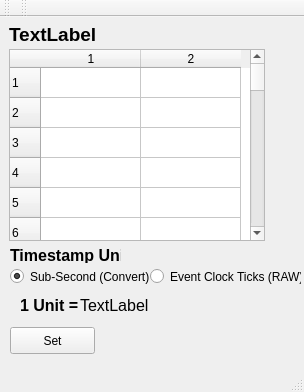
<?xml version="1.0" encoding="UTF-8"?>
<ui version="4.0">
 <class>EvgSoftSeq</class>
 <widget class="QMainWindow" name="EvgSoftSeq">
  <property name="geometry">
   <rect>
    <x>0</x>
    <y>0</y>
    <width>304</width>
    <height>392</height>
   </rect>
  </property>
  <property name="windowTitle">
   <string>EvgSoftSeq</string>
  </property>
  <widget class="QWidget" name="centralWidget">
   <widget class="QLabel" name="heading_label">
    <property name="geometry">
     <rect>
      <x>9</x>
      <y>9</y>
      <width>181</width>
      <height>17</height>
     </rect>
    </property>
    <property name="font">
     <font>
      <pointsize>14</pointsize>
      <weight>75</weight>
      <bold>true</bold>
     </font>
    </property>
    <property name="text">
     <string>TextLabel</string>
    </property>
   </widget>
   <widget class="QTableWidget" name="tableWidget">
    <property name="geometry">
     <rect>
      <x>9</x>
      <y>32</y>
      <width>256</width>
      <height>192</height>
     </rect>
    </property>
    <property name="rowCount">
     <number>2047</number>
    </property>
    <property name="columnCount">
     <number>2</number>
    </property>
    <row/>
    <row/>
    <row/>
    <row/>
    <row/>
    <row/>
    <row/>
    <row/>
    <row/>
    <row/>
    <row/>
    <row/>
    <row/>
    <row/>
    <row/>
    <row/>
    <row/>
    <row/>
    <row/>
    <row/>
    <row/>
    <row/>
    <row/>
    <row/>
    <row/>
    <row/>
    <row/>
    <row/>
    <row/>
    <row/>
    <row/>
    <row/>
    <row/>
    <row/>
    <row/>
    <row/>
    <row/>
    <row/>
    <row/>
    <row/>
    <row/>
    <row/>
    <row/>
    <row/>
    <row/>
    <row/>
    <row/>
    <row/>
    <row/>
    <row/>
    <row/>
    <row/>
    <row/>
    <row/>
    <row/>
    <row/>
    <row/>
    <row/>
    <row/>
    <row/>
    <row/>
    <row/>
    <row/>
    <row/>
    <row/>
    <row/>
    <row/>
    <row/>
    <row/>
    <row/>
    <row/>
    <row/>
    <row/>
    <row/>
    <row/>
    <row/>
    <row/>
    <row/>
    <row/>
    <row/>
    <row/>
    <row/>
    <row/>
    <row/>
    <row/>
    <row/>
    <row/>
    <row/>
    <row/>
    <row/>
    <row/>
    <row/>
    <row/>
    <row/>
    <row/>
    <row/>
    <row/>
    <row/>
    <row/>
    <row/>
    <row/>
    <row/>
    <row/>
    <row/>
    <row/>
    <row/>
    <row/>
    <row/>
    <row/>
    <row/>
    <row/>
    <row/>
    <row/>
    <row/>
    <row/>
    <row/>
    <row/>
    <row/>
    <row/>
    <row/>
    <row/>
    <row/>
    <row/>
    <row/>
    <row/>
    <row/>
    <row/>
    <row/>
    <row/>
    <row/>
    <row/>
    <row/>
    <row/>
    <row/>
    <row/>
    <row/>
    <row/>
    <row/>
    <row/>
    <row/>
    <row/>
    <row/>
    <row/>
    <row/>
    <row/>
    <row/>
    <row/>
    <row/>
    <row/>
    <row/>
    <row/>
    <row/>
    <row/>
    <row/>
    <row/>
    <row/>
    <row/>
    <row/>
    <row/>
    <row/>
    <row/>
    <row/>
    <row/>
    <row/>
    <row/>
    <row/>
    <row/>
    <row/>
    <row/>
    <row/>
    <row/>
    <row/>
    <row/>
    <row/>
    <row/>
    <row/>
    <row/>
    <row/>
    <row/>
    <row/>
    <row/>
    <row/>
    <row/>
    <row/>
    <row/>
    <row/>
    <row/>
    <row/>
    <row/>
    <row/>
    <row/>
    <row/>
    <row/>
    <row/>
    <row/>
    <row/>
    <row/>
    <row/>
    <row/>
    <row/>
    <row/>
    <row/>
    <row/>
    <row/>
    <row/>
    <row/>
    <row/>
    <row/>
    <row/>
    <row/>
    <row/>
    <row/>
    <row/>
    <row/>
    <row/>
    <row/>
    <row/>
    <row/>
    <row/>
    <row/>
    <row/>
    <row/>
    <row/>
    <row/>
    <row/>
    <row/>
    <row/>
    <row/>
    <row/>
    <row/>
    <row/>
    <row/>
    <row/>
    <row/>
    <row/>
    <row/>
    <row/>
    <row/>
    <row/>
    <row/>
    <row/>
    <row/>
    <row/>
    <row/>
    <row/>
    <row/>
    <row/>
    <row/>
    <row/>
    <row/>
    <row/>
    <row/>
    <row/>
    <row/>
    <row/>
    <row/>
    <row/>
    <row/>
    <row/>
    <row/>
    <row/>
    <row/>
    <row/>
    <row/>
    <row/>
    <row/>
    <row/>
    <row/>
    <row/>
    <row/>
    <row/>
    <row/>
    <row/>
    <row/>
    <row/>
    <row/>
    <row/>
    <row/>
    <row/>
    <row/>
    <row/>
    <row/>
    <row/>
    <row/>
    <row/>
    <row/>
    <row/>
    <row/>
    <row/>
    <row/>
    <row/>
    <row/>
    <row/>
    <row/>
    <row/>
    <row/>
    <row/>
    <row/>
    <row/>
    <row/>
    <row/>
    <row/>
    <row/>
    <row/>
    <row/>
    <row/>
    <row/>
    <row/>
    <row/>
    <row/>
    <row/>
    <row/>
    <row/>
    <row/>
    <row/>
    <row/>
    <row/>
    <row/>
    <row/>
    <row/>
    <row/>
    <row/>
    <row/>
    <row/>
    <row/>
    <row/>
    <row/>
    <row/>
    <row/>
    <row/>
    <row/>
    <row/>
    <row/>
    <row/>
    <row/>
    <row/>
    <row/>
    <row/>
    <row/>
    <row/>
    <row/>
    <row/>
    <row/>
    <row/>
    <row/>
    <row/>
    <row/>
    <row/>
    <row/>
    <row/>
    <row/>
    <row/>
    <row/>
    <row/>
    <row/>
    <row/>
    <row/>
    <row/>
    <row/>
    <row/>
    <row/>
    <row/>
    <row/>
    <row/>
    <row/>
    <row/>
    <row/>
    <row/>
    <row/>
    <row/>
    <row/>
    <row/>
    <row/>
    <row/>
    <row/>
    <row/>
    <row/>
    <row/>
    <row/>
    <row/>
    <row/>
    <row/>
    <row/>
    <row/>
    <row/>
    <row/>
    <row/>
    <row/>
    <row/>
    <row/>
    <row/>
    <row/>
    <row/>
    <row/>
    <row/>
    <row/>
    <row/>
    <row/>
    <row/>
    <row/>
    <row/>
    <row/>
    <row/>
    <row/>
    <row/>
    <row/>
    <row/>
    <row/>
    <row/>
    <row/>
    <row/>
    <row/>
    <row/>
    <row/>
    <row/>
    <row/>
    <row/>
    <row/>
    <row/>
    <row/>
    <row/>
    <row/>
    <row/>
    <row/>
    <row/>
    <row/>
    <row/>
    <row/>
    <row/>
    <row/>
    <row/>
    <row/>
    <row/>
    <row/>
    <row/>
    <row/>
    <row/>
    <row/>
    <row/>
    <row/>
    <row/>
    <row/>
    <row/>
    <row/>
    <row/>
    <row/>
    <row/>
    <row/>
    <row/>
    <row/>
    <row/>
    <row/>
    <row/>
    <row/>
    <row/>
    <row/>
    <row/>
    <row/>
    <row/>
    <row/>
    <row/>
    <row/>
    <row/>
    <row/>
    <row/>
    <row/>
    <row/>
    <row/>
    <row/>
    <row/>
    <row/>
    <row/>
    <row/>
    <row/>
    <row/>
    <row/>
    <row/>
    <row/>
    <row/>
    <row/>
    <row/>
    <row/>
    <row/>
    <row/>
    <row/>
    <row/>
    <row/>
    <row/>
    <row/>
    <row/>
    <row/>
    <row/>
    <row/>
    <row/>
    <row/>
    <row/>
    <row/>
    <row/>
    <row/>
    <row/>
    <row/>
    <row/>
    <row/>
    <row/>
    <row/>
    <row/>
    <row/>
    <row/>
    <row/>
    <row/>
    <row/>
    <row/>
    <row/>
    <row/>
    <row/>
    <row/>
    <row/>
    <row/>
    <row/>
    <row/>
    <row/>
    <row/>
    <row/>
    <row/>
    <row/>
    <row/>
    <row/>
    <row/>
    <row/>
    <row/>
    <row/>
    <row/>
    <row/>
    <row/>
    <row/>
    <row/>
    <row/>
    <row/>
    <row/>
    <row/>
    <row/>
    <row/>
    <row/>
    <row/>
    <row/>
    <row/>
    <row/>
    <row/>
    <row/>
    <row/>
    <row/>
    <row/>
    <row/>
    <row/>
    <row/>
    <row/>
    <row/>
    <row/>
    <row/>
    <row/>
    <row/>
    <row/>
    <row/>
    <row/>
    <row/>
    <row/>
    <row/>
    <row/>
    <row/>
    <row/>
    <row/>
    <row/>
    <row/>
    <row/>
    <row/>
    <row/>
    <row/>
    <row/>
    <row/>
    <row/>
    <row/>
    <row/>
    <row/>
    <row/>
    <row/>
    <row/>
    <row/>
    <row/>
    <row/>
    <row/>
    <row/>
    <row/>
    <row/>
    <row/>
    <row/>
    <row/>
    <row/>
    <row/>
    <row/>
    <row/>
    <row/>
    <row/>
    <row/>
    <row/>
    <row/>
    <row/>
    <row/>
    <row/>
    <row/>
    <row/>
    <row/>
    <row/>
    <row/>
    <row/>
    <row/>
    <row/>
    <row/>
    <row/>
    <row/>
    <row/>
    <row/>
    <row/>
    <row/>
    <row/>
    <row/>
    <row/>
    <row/>
    <row/>
    <row/>
    <row/>
    <row/>
    <row/>
    <row/>
    <row/>
    <row/>
    <row/>
    <row/>
    <row/>
    <row/>
    <row/>
    <row/>
    <row/>
    <row/>
    <row/>
    <row/>
    <row/>
    <row/>
    <row/>
    <row/>
    <row/>
    <row/>
    <row/>
    <row/>
    <row/>
    <row/>
    <row/>
    <row/>
    <row/>
    <row/>
    <row/>
    <row/>
    <row/>
    <row/>
    <row/>
    <row/>
    <row/>
    <row/>
    <row/>
    <row/>
    <row/>
    <row/>
    <row/>
    <row/>
    <row/>
    <row/>
    <row/>
    <row/>
    <row/>
    <row/>
    <row/>
    <row/>
    <row/>
    <row/>
    <row/>
    <row/>
    <row/>
    <row/>
    <row/>
    <row/>
    <row/>
    <row/>
    <row/>
    <row/>
    <row/>
    <row/>
    <row/>
    <row/>
    <row/>
    <row/>
    <row/>
    <row/>
    <row/>
    <row/>
    <row/>
    <row/>
    <row/>
    <row/>
    <row/>
    <row/>
    <row/>
    <row/>
    <row/>
    <row/>
    <row/>
    <row/>
    <row/>
    <row/>
    <row/>
    <row/>
    <row/>
    <row/>
    <row/>
    <row/>
    <row/>
    <row/>
    <row/>
    <row/>
    <row/>
    <row/>
    <row/>
    <row/>
    <row/>
    <row/>
    <row/>
    <row/>
    <row/>
    <row/>
    <row/>
    <row/>
    <row/>
    <row/>
    <row/>
    <row/>
    <row/>
    <row/>
    <row/>
    <row/>
    <row/>
    <row/>
    <row/>
    <row/>
    <row/>
    <row/>
    <row/>
    <row/>
    <row/>
    <row/>
    <row/>
    <row/>
    <row/>
    <row/>
    <row/>
    <row/>
    <row/>
    <row/>
    <row/>
    <row/>
    <row/>
    <row/>
    <row/>
    <row/>
    <row/>
    <row/>
    <row/>
    <row/>
    <row/>
    <row/>
    <row/>
    <row/>
    <row/>
    <row/>
    <row/>
    <row/>
    <row/>
    <row/>
    <row/>
    <row/>
    <row/>
    <row/>
    <row/>
    <row/>
    <row/>
    <row/>
    <row/>
    <row/>
    <row/>
    <row/>
    <row/>
    <row/>
    <row/>
    <row/>
    <row/>
    <row/>
    <row/>
    <row/>
    <row/>
    <row/>
    <row/>
    <row/>
    <row/>
    <row/>
    <row/>
    <row/>
    <row/>
    <row/>
    <row/>
    <row/>
    <row/>
    <row/>
    <row/>
    <row/>
    <row/>
    <row/>
    <row/>
    <row/>
    <row/>
    <row/>
    <row/>
    <row/>
    <row/>
    <row/>
    <row/>
    <row/>
    <row/>
    <row/>
    <row/>
    <row/>
    <row/>
    <row/>
    <row/>
    <row/>
    <row/>
    <row/>
    <row/>
    <row/>
    <row/>
    <row/>
    <row/>
    <row/>
    <row/>
    <row/>
    <row/>
    <row/>
    <row/>
    <row/>
    <row/>
    <row/>
    <row/>
    <row/>
    <row/>
    <row/>
    <row/>
    <row/>
    <row/>
    <row/>
    <row/>
    <row/>
    <row/>
    <row/>
    <row/>
    <row/>
    <row/>
    <row/>
    <row/>
    <row/>
    <row/>
    <row/>
    <row/>
    <row/>
    <row/>
    <row/>
    <row/>
    <row/>
    <row/>
    <row/>
    <row/>
    <row/>
    <row/>
    <row/>
    <row/>
    <row/>
    <row/>
    <row/>
    <row/>
    <row/>
    <row/>
    <row/>
    <row/>
    <row/>
    <row/>
    <row/>
    <row/>
    <row/>
    <row/>
    <row/>
    <row/>
    <row/>
    <row/>
    <row/>
    <row/>
    <row/>
    <row/>
    <row/>
    <row/>
    <row/>
    <row/>
    <row/>
    <row/>
    <row/>
    <row/>
    <row/>
    <row/>
    <row/>
    <row/>
    <row/>
    <row/>
    <row/>
    <row/>
    <row/>
    <row/>
    <row/>
    <row/>
    <row/>
    <row/>
    <row/>
    <row/>
    <row/>
    <row/>
    <row/>
    <row/>
    <row/>
    <row/>
    <row/>
    <row/>
    <row/>
    <row/>
    <row/>
    <row/>
    <row/>
    <row/>
    <row/>
    <row/>
    <row/>
    <row/>
    <row/>
    <row/>
    <row/>
    <row/>
    <row/>
    <row/>
    <row/>
    <row/>
    <row/>
    <row/>
    <row/>
    <row/>
    <row/>
    <row/>
    <row/>
    <row/>
    <row/>
    <row/>
    <row/>
    <row/>
    <row/>
    <row/>
    <row/>
    <row/>
    <row/>
    <row/>
    <row/>
    <row/>
    <row/>
    <row/>
    <row/>
    <row/>
    <row/>
    <row/>
    <row/>
    <row/>
    <row/>
    <row/>
    <row/>
    <row/>
    <row/>
    <row/>
    <row/>
    <row/>
    <row/>
    <row/>
    <row/>
    <row/>
    <row/>
    <row/>
    <row/>
    <row/>
    <row/>
    <row/>
    <row/>
    <row/>
    <row/>
    <row/>
    <row/>
    <row/>
    <row/>
    <row/>
    <row/>
    <row/>
    <row/>
    <row/>
    <row/>
    <row/>
    <row/>
    <row/>
    <row/>
    <row/>
    <row/>
    <row/>
    <row/>
    <row/>
    <row/>
    <row/>
    <row/>
    <row/>
    <row/>
    <row/>
    <row/>
    <row/>
    <row/>
    <row/>
    <row/>
    <row/>
    <row/>
    <row/>
    <row/>
    <row/>
    <row/>
    <row/>
    <row/>
    <row/>
    <row/>
    <row/>
    <row/>
    <row/>
    <row/>
    <row/>
    <row/>
    <row/>
    <row/>
    <row/>
    <row/>
    <row/>
    <row/>
    <row/>
    <row/>
    <row/>
    <row/>
    <row/>
    <row/>
    <row/>
    <row/>
    <row/>
    <row/>
    <row/>
    <row/>
    <row/>
    <row/>
    <row/>
    <row/>
    <row/>
    <row/>
    <row/>
    <row/>
    <row/>
    <row/>
    <row/>
    <row/>
    <row/>
    <row/>
    <row/>
    <row/>
    <row/>
    <row/>
    <row/>
    <row/>
    <row/>
    <row/>
    <row/>
    <row/>
    <row/>
    <row/>
    <row/>
    <row/>
    <row/>
    <row/>
    <row/>
    <row/>
    <row/>
    <row/>
    <row/>
    <row/>
    <row/>
    <row/>
    <row/>
    <row/>
    <row/>
    <row/>
    <row/>
    <row/>
    <row/>
    <row/>
    <row/>
    <row/>
    <row/>
    <row/>
    <row/>
    <row/>
    <row/>
    <row/>
    <row/>
    <row/>
    <row/>
    <row/>
    <row/>
    <row/>
    <row/>
    <row/>
    <row/>
    <row/>
    <row/>
    <row/>
    <row/>
    <row/>
    <row/>
    <row/>
    <row/>
    <row/>
    <row/>
    <row/>
    <row/>
    <row/>
    <row/>
    <row/>
    <row/>
    <row/>
    <row/>
    <row/>
    <row/>
    <row/>
    <row/>
    <row/>
    <row/>
    <row/>
    <row/>
    <row/>
    <row/>
    <row/>
    <row/>
    <row/>
    <row/>
    <row/>
    <row/>
    <row/>
    <row/>
    <row/>
    <row/>
    <row/>
    <row/>
    <row/>
    <row/>
    <row/>
    <row/>
    <row/>
    <row/>
    <row/>
    <row/>
    <row/>
    <row/>
    <row/>
    <row/>
    <row/>
    <row/>
    <row/>
    <row/>
    <row/>
    <row/>
    <row/>
    <row/>
    <row/>
    <row/>
    <row/>
    <row/>
    <row/>
    <row/>
    <row/>
    <row/>
    <row/>
    <row/>
    <row/>
    <row/>
    <row/>
    <row/>
    <row/>
    <row/>
    <row/>
    <row/>
    <row/>
    <row/>
    <row/>
    <row/>
    <row/>
    <row/>
    <row/>
    <row/>
    <row/>
    <row/>
    <row/>
    <row/>
    <row/>
    <row/>
    <row/>
    <row/>
    <row/>
    <row/>
    <row/>
    <row/>
    <row/>
    <row/>
    <row/>
    <row/>
    <row/>
    <row/>
    <row/>
    <row/>
    <row/>
    <row/>
    <row/>
    <row/>
    <row/>
    <row/>
    <row/>
    <row/>
    <row/>
    <row/>
    <row/>
    <row/>
    <row/>
    <row/>
    <row/>
    <row/>
    <row/>
    <row/>
    <row/>
    <row/>
    <row/>
    <row/>
    <row/>
    <row/>
    <row/>
    <row/>
    <row/>
    <row/>
    <row/>
    <row/>
    <row/>
    <row/>
    <row/>
    <row/>
    <row/>
    <row/>
    <row/>
    <row/>
    <row/>
    <row/>
    <row/>
    <row/>
    <row/>
    <row/>
    <row/>
    <row/>
    <row/>
    <row/>
    <row/>
    <row/>
    <row/>
    <row/>
    <row/>
    <row/>
    <row/>
    <row/>
    <row/>
    <row/>
    <row/>
    <row/>
    <row/>
    <row/>
    <row/>
    <row/>
    <row/>
    <row/>
    <row/>
    <row/>
    <row/>
    <row/>
    <row/>
    <row/>
    <row/>
    <row/>
    <row/>
    <row/>
    <row/>
    <row/>
    <row/>
    <row/>
    <row/>
    <row/>
    <row/>
    <row/>
    <row/>
    <row/>
    <row/>
    <row/>
    <row/>
    <row/>
    <row/>
    <row/>
    <row/>
    <row/>
    <row/>
    <row/>
    <row/>
    <row/>
    <row/>
    <row/>
    <row/>
    <row/>
    <row/>
    <row/>
    <row/>
    <row/>
    <row/>
    <row/>
    <row/>
    <row/>
    <row/>
    <row/>
    <row/>
    <row/>
    <row/>
    <row/>
    <row/>
    <row/>
    <row/>
    <row/>
    <row/>
    <row/>
    <row/>
    <row/>
    <row/>
    <row/>
    <row/>
    <row/>
    <row/>
    <row/>
    <row/>
    <row/>
    <row/>
    <row/>
    <row/>
    <row/>
    <row/>
    <row/>
    <row/>
    <row/>
    <row/>
    <row/>
    <row/>
    <row/>
    <row/>
    <row/>
    <row/>
    <row/>
    <row/>
    <row/>
    <row/>
    <row/>
    <row/>
    <row/>
    <row/>
    <row/>
    <row/>
    <row/>
    <row/>
    <row/>
    <row/>
    <row/>
    <row/>
    <row/>
    <row/>
    <row/>
    <row/>
    <row/>
    <row/>
    <row/>
    <row/>
    <row/>
    <row/>
    <row/>
    <row/>
    <row/>
    <row/>
    <row/>
    <row/>
    <row/>
    <row/>
    <row/>
    <row/>
    <row/>
    <row/>
    <row/>
    <row/>
    <row/>
    <row/>
    <row/>
    <row/>
    <row/>
    <row/>
    <row/>
    <row/>
    <row/>
    <row/>
    <row/>
    <row/>
    <row/>
    <row/>
    <row/>
    <row/>
    <row/>
    <row/>
    <row/>
    <row/>
    <row/>
    <row/>
    <row/>
    <row/>
    <row/>
    <row/>
    <row/>
    <row/>
    <row/>
    <row/>
    <row/>
    <row/>
    <row/>
    <row/>
    <row/>
    <row/>
    <row/>
    <row/>
    <row/>
    <row/>
    <row/>
    <row/>
    <row/>
    <row/>
    <row/>
    <row/>
    <row/>
    <row/>
    <row/>
    <row/>
    <row/>
    <row/>
    <row/>
    <row/>
    <row/>
    <row/>
    <row/>
    <row/>
    <row/>
    <row/>
    <row/>
    <row/>
    <row/>
    <row/>
    <row/>
    <row/>
    <row/>
    <row/>
    <row/>
    <row/>
    <row/>
    <row/>
    <row/>
    <row/>
    <row/>
    <row/>
    <row/>
    <row/>
    <row/>
    <row/>
    <row/>
    <row/>
    <row/>
    <row/>
    <row/>
    <row/>
    <row/>
    <row/>
    <row/>
    <row/>
    <row/>
    <row/>
    <row/>
    <row/>
    <row/>
    <row/>
    <row/>
    <row/>
    <row/>
    <row/>
    <row/>
    <row/>
    <row/>
    <row/>
    <row/>
    <row/>
    <row/>
    <row/>
    <row/>
    <row/>
    <row/>
    <row/>
    <row/>
    <row/>
    <row/>
    <row/>
    <row/>
    <row/>
    <row/>
    <row/>
    <row/>
    <row/>
    <row/>
    <row/>
    <row/>
    <row/>
    <row/>
    <row/>
    <row/>
    <row/>
    <row/>
    <row/>
    <row/>
    <row/>
    <row/>
    <row/>
    <row/>
    <row/>
    <row/>
    <row/>
    <row/>
    <row/>
    <row/>
    <row/>
    <row/>
    <row/>
    <row/>
    <row/>
    <row/>
    <row/>
    <row/>
    <row/>
    <row/>
    <row/>
    <row/>
    <row/>
    <row/>
    <row/>
    <row/>
    <row/>
    <row/>
    <row/>
    <row/>
    <row/>
    <row/>
    <row/>
    <row/>
    <row/>
    <row/>
    <row/>
    <row/>
    <row/>
    <row/>
    <row/>
    <row/>
    <row/>
    <row/>
    <row/>
    <row/>
    <row/>
    <row/>
    <row/>
    <row/>
    <row/>
    <row/>
    <row/>
    <row/>
    <row/>
    <row/>
    <row/>
    <row/>
    <row/>
    <row/>
    <row/>
    <row/>
    <row/>
    <row/>
    <row/>
    <row/>
    <row/>
    <row/>
    <row/>
    <row/>
    <row/>
    <row/>
    <row/>
    <row/>
    <row/>
    <row/>
    <row/>
    <row/>
    <row/>
    <row/>
    <row/>
    <row/>
    <row/>
    <row/>
    <row/>
    <row/>
    <row/>
    <row/>
    <row/>
    <row/>
    <row/>
    <row/>
    <row/>
    <row/>
    <row/>
    <row/>
    <row/>
    <row/>
    <row/>
    <row/>
    <row/>
    <row/>
    <row/>
    <row/>
    <row/>
    <row/>
    <row/>
    <row/>
    <row/>
    <row/>
    <row/>
    <row/>
    <row/>
    <row/>
    <row/>
    <row/>
    <row/>
    <row/>
    <row/>
    <row/>
    <row/>
    <row/>
    <row/>
    <row/>
    <row/>
    <row/>
    <row/>
    <row/>
    <row/>
    <row/>
    <row/>
    <row/>
    <row/>
    <row/>
    <row/>
    <row/>
    <row/>
    <row/>
    <row/>
    <row/>
    <row/>
    <row/>
    <row/>
    <row/>
    <row/>
    <row/>
    <row/>
    <row/>
    <row/>
    <row/>
    <row/>
    <row/>
    <row/>
    <row/>
    <row/>
    <row/>
    <row/>
    <row/>
    <row/>
    <row/>
    <row/>
    <row/>
    <row/>
    <row/>
    <row/>
    <row/>
    <row/>
    <row/>
    <row/>
    <row/>
    <row/>
    <row/>
    <row/>
    <row/>
    <row/>
    <row/>
    <row/>
    <row/>
    <row/>
    <row/>
    <row/>
    <row/>
    <row/>
    <row/>
    <row/>
    <row/>
    <row/>
    <row/>
    <row/>
    <row/>
    <row/>
    <row/>
    <row/>
    <row/>
    <row/>
    <row/>
    <row/>
    <row/>
    <row/>
    <row/>
    <row/>
    <row/>
    <row/>
    <row/>
    <row/>
    <row/>
    <row/>
    <row/>
    <row/>
    <row/>
    <row/>
    <row/>
    <row/>
    <row/>
    <row/>
    <row/>
    <row/>
    <row/>
    <row/>
    <row/>
    <row/>
    <row/>
    <row/>
    <row/>
    <row/>
    <row/>
    <row/>
    <row/>
    <row/>
    <row/>
    <row/>
    <row/>
    <row/>
    <row/>
    <row/>
    <row/>
    <row/>
    <row/>
    <row/>
    <row/>
    <row/>
    <row/>
    <row/>
    <row/>
    <row/>
    <row/>
    <row/>
    <row/>
    <row/>
    <row/>
    <row/>
    <row/>
    <row/>
    <row/>
    <row/>
    <row/>
    <row/>
    <row/>
    <row/>
    <row/>
    <row/>
    <row/>
    <row/>
    <row/>
    <row/>
    <row/>
    <row/>
    <row/>
    <row/>
    <row/>
    <row/>
    <row/>
    <row/>
    <row/>
    <row/>
    <row/>
    <row/>
    <row/>
    <row/>
    <row/>
    <row/>
    <row/>
    <row/>
    <row/>
    <row/>
    <row/>
    <row/>
    <row/>
    <row/>
    <row/>
    <row/>
    <row/>
    <row/>
    <row/>
    <row/>
    <row/>
    <row/>
    <row/>
    <row/>
    <row/>
    <row/>
    <row/>
    <row/>
    <row/>
    <row/>
    <row/>
    <row/>
    <row/>
    <row/>
    <row/>
    <row/>
    <row/>
    <row/>
    <row/>
    <row/>
    <row/>
    <row/>
    <row/>
    <row/>
    <row/>
    <row/>
    <row/>
    <row/>
    <row/>
    <row/>
    <row/>
    <row/>
    <row/>
    <row/>
    <row/>
    <row/>
    <row/>
    <row/>
    <row/>
    <row/>
    <row/>
    <row/>
    <row/>
    <row/>
    <row/>
    <row/>
    <row/>
    <row/>
    <row/>
    <row/>
    <row/>
    <row/>
    <row/>
    <row/>
    <row/>
    <row/>
    <row/>
    <row/>
    <row/>
    <row/>
    <row/>
    <row/>
    <row/>
    <row/>
    <row/>
    <row/>
    <row/>
    <row/>
    <row/>
    <row/>
    <row/>
    <row/>
    <row/>
    <row/>
    <row/>
    <row/>
    <row/>
    <row/>
    <row/>
    <row/>
    <row/>
    <row/>
    <row/>
    <row/>
    <row/>
    <row/>
    <row/>
    <row/>
    <row/>
    <row/>
    <row/>
    <row/>
    <row/>
    <row/>
    <row/>
    <row/>
    <row/>
    <row/>
    <row/>
    <row/>
    <row/>
    <row/>
    <row/>
    <row/>
    <row/>
    <row/>
    <row/>
    <row/>
    <row/>
    <row/>
    <row/>
    <row/>
    <row/>
    <row/>
    <row/>
    <row/>
    <row/>
    <row/>
    <row/>
    <row/>
    <row/>
    <row/>
    <row/>
    <row/>
    <row/>
    <row/>
    <row/>
    <row/>
    <row/>
    <row/>
    <row/>
    <row/>
    <row/>
    <row/>
    <row/>
    <row/>
    <row/>
    <row/>
    <row/>
    <row/>
    <row/>
    <row/>
    <row/>
    <row/>
    <row/>
    <row/>
    <row/>
    <row/>
    <row/>
    <row/>
    <row/>
    <row/>
    <row/>
    <row/>
    <row/>
    <row/>
    <row/>
    <row/>
    <row/>
    <row/>
    <row/>
    <row/>
    <row/>
    <row/>
    <row/>
    <row/>
    <row/>
    <row/>
    <row/>
    <row/>
    <row/>
    <row/>
    <row/>
    <row/>
    <row/>
    <row/>
    <row/>
    <row/>
    <row/>
    <row/>
    <row/>
    <row/>
    <row/>
    <row/>
    <row/>
    <row/>
    <row/>
    <row/>
    <column/>
    <column/>
   </widget>
   <widget class="QPushButton" name="pb_setSoftSeq">
    <property name="geometry">
     <rect>
      <x>10</x>
      <y>310</y>
      <width>85</width>
      <height>27</height>
     </rect>
    </property>
    <property name="text">
     <string>Set</string>
    </property>
   </widget>
   <widget class="QRadioButton" name="rb_tsConvert">
    <property name="geometry">
     <rect>
      <x>10</x>
      <y>250</y>
      <width>141</width>
      <height>19</height>
     </rect>
    </property>
    <property name="text">
     <string>Sub-Second (Convert)</string>
    </property>
    <property name="checked">
     <bool>true</bool>
    </property>
   </widget>
   <widget class="QRadioButton" name="rb_tsRaw">
    <property name="geometry">
     <rect>
      <x>150</x>
      <y>250</y>
      <width>151</width>
      <height>19</height>
     </rect>
    </property>
    <property name="text">
     <string>Event Clock Ticks (RAW)</string>
    </property>
   </widget>
   <widget class="QLabel" name="Label_timestampUnit">
    <property name="geometry">
     <rect>
      <x>10</x>
      <y>230</y>
      <width>111</width>
      <height>16</height>
     </rect>
    </property>
    <property name="font">
     <font>
      <pointsize>12</pointsize>
      <weight>75</weight>
      <bold>true</bold>
     </font>
    </property>
    <property name="text">
     <string>Timestamp Unit</string>
    </property>
   </widget>
   <widget class="QLabel" name="label_tsRes">
    <property name="geometry">
     <rect>
      <x>80</x>
      <y>280</y>
      <width>171</width>
      <height>16</height>
     </rect>
    </property>
    <property name="font">
     <font>
      <pointsize>12</pointsize>
     </font>
    </property>
    <property name="text">
     <string>TextLabel</string>
    </property>
   </widget>
   <widget class="QLabel" name="Label_tsRes">
    <property name="geometry">
     <rect>
      <x>20</x>
      <y>280</y>
      <width>61</width>
      <height>16</height>
     </rect>
    </property>
    <property name="font">
     <font>
      <pointsize>12</pointsize>
      <weight>75</weight>
      <bold>true</bold>
     </font>
    </property>
    <property name="text">
     <string>1 Unit = </string>
    </property>
   </widget>
  </widget>
  <widget class="QMenuBar" name="menuBar">
   <property name="geometry">
    <rect>
     <x>0</x>
     <y>0</y>
     <width>304</width>
     <height>21</height>
    </rect>
   </property>
  </widget>
  <widget class="QToolBar" name="mainToolBar">
   <attribute name="toolBarArea">
    <enum>TopToolBarArea</enum>
   </attribute>
   <attribute name="toolBarBreak">
    <bool>false</bool>
   </attribute>
  </widget>
  <widget class="QStatusBar" name="statusBar"/>
  <widget class="QToolBar" name="toolBar">
   <property name="windowTitle">
    <string>toolBar</string>
   </property>
   <attribute name="toolBarArea">
    <enum>TopToolBarArea</enum>
   </attribute>
   <attribute name="toolBarBreak">
    <bool>false</bool>
   </attribute>
  </widget>
 </widget>
 <layoutdefault spacing="6" margin="11"/>
 <resources/>
 <connections/>
</ui>
